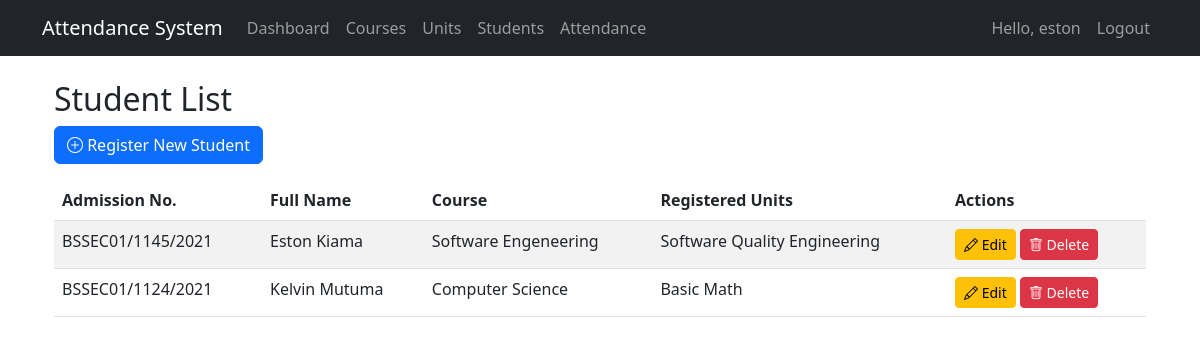
The app's page /attendance/admin/students/ (signed in), older data.
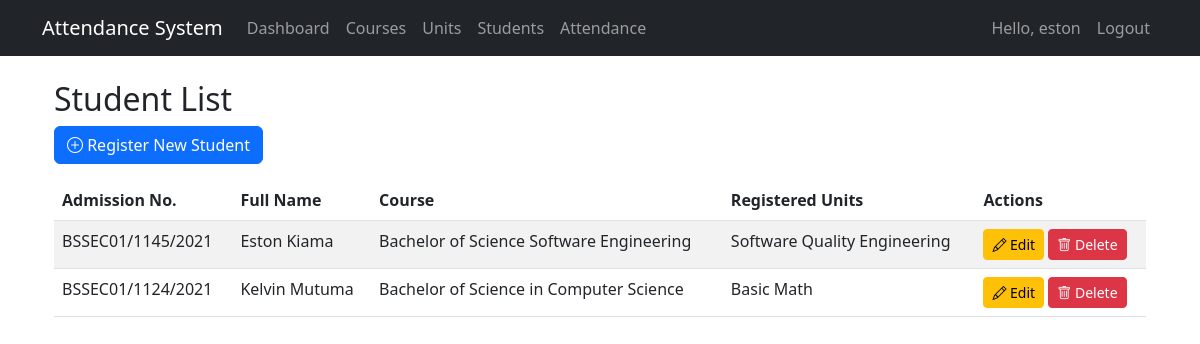
The same page, newer data.
### attendance_app/models.py (models this page shows, shortened)
class Student(models.Model):
    GENDER_CHOICES = [
        ('M', 'Male'),
        ('F', 'Female'),
        ('O', 'Other'),
    ]
    user = models.OneToOneField(User, on_delete=models.CASCADE)
    admission_number = models.CharField(max_length=20, unique=True)
    full_name = models.CharField(max_length=100)
    photo = models.ImageField(upload_to=student_image_path, blank=True, null=True)
    course = models.ForeignKey(Course, on_delete=models.SET_NULL, null=True)
    registered_units = models.ManyToManyField(Unit, related_name='students')
    gender = models.CharField(max_length=1, choices=GENDER_CHOICES, blank=True, null=True)
    phone_number = models.CharField(max_length=15, blank=True, null=True)
    email = models.EmailField(blank=True, null=True)
    created_at = models.DateTimeField(auto_now_add=True)

class Course(models.Model):
    name = models.CharField(max_length=100)
    code = models.CharField(max_length=20, unique=True)
    description = models.TextField(blank=True)
    created_at = models.DateTimeField(auto_now_add=True)

### attendance_app/views.py (the view)
# urls.py: path('admin/students/', views.student_list, name='student_list'),
@login_required
@user_passes_test(is_admin)
def student_list(request):
    students = Student.objects.all()
    return render(request, 'attendance_app/admin/student_list.html', {'students': students})

### attendance_app/views.py (called while the page is built)
def is_admin(user):
    return user.is_superuser

### templates/attendance_app/admin/student_list.html (shortened to what this page needs)
{% extends "attendance_app/base.html" %}
{% block content %}
<div class="container mt-4">
    <h2>Student List</h2>
    <a href="{% url 'register_student' %}" class="btn btn-primary mb-3">
        <i class="bi bi-plus-circle"></i> Register New Student
    </a>
    <div class="table-responsive">
        <table class="table table-striped">
            <thead>
                <tr>
                    <th>Admission No.</th>
                    <th>Full Name</th>
                    <th>Course</th>
                    <th>Registered Units</th>
                    <th>Actions</th>
                </tr>
            </thead>
            <tbody>
                {% for student in students %}
                <tr>
                    <td>{{ student.admission_number }}</td>
                    <td>{{ student.full_name }}</td>
                    <td>
                        {% if student.course %}
                            {{ student.course.name }}
                        {% else %}
                            N/A
                        {% endif %}
                    </td>
                    <td>
                        {% for unit in student.registered_units.all %}
                            {{ unit.name }}{% if not forloop.last %}, {% endif %}
                        {% empty %}
                            No units registered
                        {% endfor %}
                    </td>
                    <td>
                        <a href="{% url 'edit_student' student.pk %}" class="btn btn-sm btn-warning">
                            <i class="bi bi-pencil"></i> Edit
                        </a>
                        <a href="{% url 'delete_student' student.pk %}" class="btn btn-sm btn-danger">
                            <i class="bi bi-trash"></i> Delete
                        </a>
                    </td>
                </tr>
                {% empty %}
                <tr>
                    <td colspan="5" class="text-center">No students registered yet.</td>
                </tr>
                {% endfor %}
            </tbody>
        </table>
    </div>
</div>
{% endblock %}

Row changes from the older to the newer data that the page shows:
changed through a linked row, Student "Eston Kiama": course.name "Software Engeneering" → "Bachelor of Science Software Engineering"
changed through a linked row, Student "Kelvin Mutuma": course.name "Computer Science" → "Bachelor of Science in Computer Science"
